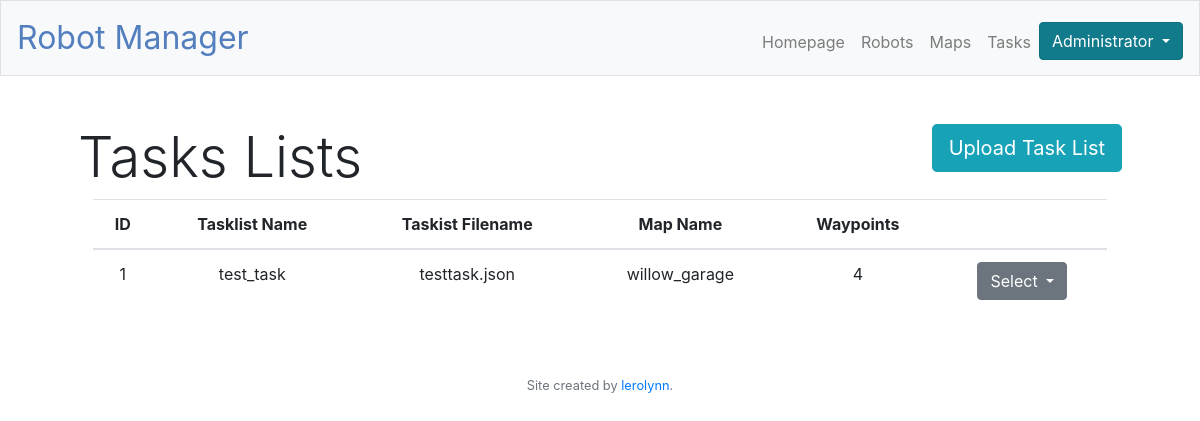
Page /tasks (signed in) on the committed database.
### tables this page shows
CREATE TABLE "tasklists" (
	`id`	INTEGER NOT NULL,
	`tasklist_name`	INTEGER NOT NULL,
	`tasklist_file`	TEXT,
	`user_id`	INTEGER,
	`map_id`	INTEGER,
	`map_name`	TEXT,
	`waypoint_count`	INTEGER,
	PRIMARY KEY(id),
	FOREIGN KEY(`user_id`) REFERENCES users ( id ),
	FOREIGN KEY(`map_id`) REFERENCES maps ( id ),
	FOREIGN KEY(`map_name`) REFERENCES maps ( map_name )
);

### app.py (the view, shortened to what this page needs)
@app.route("/tasks", methods=["GET", "POST"])
def tasks():
    if not session:
        return redirect("/login")
    cur = conn.cursor()
    tasklists = cur.execute("SELECT * FROM tasklists WHERE user_id=?", (session["user_id"],))
    return render_template("tasks.html", tasklists=tasklists)

### app.py (called while the page is built)
@app.after_request
def after_request(response):
    response.headers["Cache-Control"] = "no-cache, no-store, must-revalidate"
    response.headers["Expires"] = 0
    response.headers["Pragma"] = "no-cache"
    return response

### templates/tasks.html (shortened to what this page needs)
{% extends "layout.html" %}
{% block main %}
<main>
  <div style="margin-bottom: 70px;">
      <h1 class="display-4 float-left">Tasks Lists</h1>
      <div class="btn-group float-right" class="margin-top: 50px;" role="group">
        <button type="button" class="btn btn-info btn-lg" data-toggle="modal" data-target="#addTask" href="#">Upload Task List</button>
      </div>
  </div>
  <div class="col-md-auto">
    <table class="table table-hover">
      <thead>
        <tr>
          <th scope="col">ID</th>
          <th scope="col">Tasklist Name</th>
          <th scope="col">Taskist Filename</th>
          <th scope="col">Map Name</th>
          <th scope="col">Waypoints</th>
          <th scope="col"></th>
        </tr>
      </thead>
      <tbody>
       {% for tasklist in tasklists %}
          <tr>
              <td>{{ tasklist.id }}</td>
              <td>{{ tasklist.tasklist_name }}</td>
              <td>{{ tasklist.tasklist_file }}</td>
              <td>{{ tasklist.map_name }}</td>
              <td>{{ tasklist.waypoint_count }}</td>
              <td>
                <div class="dropdown">
                  <button class="btn btn-secondary dropdown-toggle" type="button" id="dropdownMenuButton" data-toggle="dropdown" aria-haspopup="true" aria-expanded="false">
                    Select
                  </button>
                </div>
              </td>
          </tr>
        {% endfor %}
      </tbody>
    </table>
</div>
</main>
{% endblock %}

### static/styles.css (style rules this page uses)
main { overflow-x: auto; text-align: center; }

### rows in the picture
tasklists: id "1", tasklist_name "test_task", tasklist_file "testtask.json", map_name "willow_garage", waypoint_count "4"

### other values in the picture
{{ session["name"] }} "Administrator"
